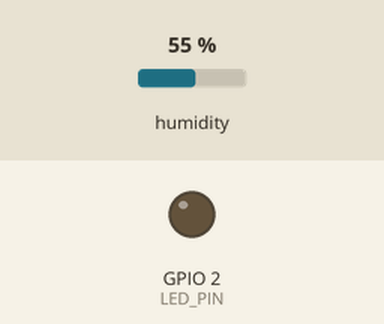
This sketch was run on a simulated ESP8266 (NodeMCU). On the bench: output pins drawn as LEDs (lit = HIGH). Inputs (shaded band) come from the test bench; at power-on: humidity 55 %. WiFi joins after 1.5 s; servers stay silent unless stated; uploads are accepted with an empty reply; what the sketch prints to the serial monitor is not drawn.

Above: at 0.1 s.
At 30.1 s:
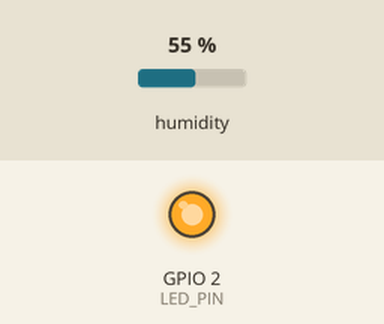
Timing chart, 0 to 31.6 s (numbered marks = the images above):
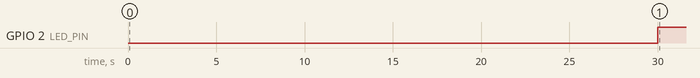

The sketch:

ESP8266-Program.ino
```cpp
/***************************************************
  Smart Dehumidifier Control System
  - Uses SHT31-D Humidity & Temperature Sensor
  - Controls dehumidifier via Shelly Smart Plug
  - Monitors humidity and activates/deactivates accordingly
****************************************************/

#include "Adafruit_SHT31.h"
#include <Arduino.h>
#include <ESP8266HTTPClient.h>
#include <ESP8266WiFi.h>
#include <Wire.h>
#include "credentials.h" // don't forget to copy the template as 'credentials.h' with your network info

Adafruit_SHT31 sht31 = Adafruit_SHT31();
WiFiClient client;

// Optional hardware pin
const int LED_PIN = 2;

// Timing variables
unsigned long lastHeaterRun = 0;
unsigned long lastRequestTime = 0;

// Config constants
const unsigned long MEASUREMENT_INTERVAL = 30000; // 30 seconds
const float HIGH_HUMIDITY_THRESHOLD = 50;         // relative humidity to turn on
const float LOW_HUMIDITY_THRESHOLD = 45;
const float CRITICAL_HUMIDITY_THRESHOLD = 95.0;    // % RH to turn on sensor heater
const unsigned long SENSOR_HEAT_INTERVAL = 300000; // 5 minutes
const unsigned long SENSOR_HEAT_DURATION = 2000;   // 2 seconds


void setup() {
  Serial.begin(9600);

  pinMode(LED_BUILTIN, OUTPUT);
  pinMode(LED_PIN, OUTPUT);

  digitalWrite(LED_BUILTIN, LOW);
  digitalWrite(LED_PIN, LOW);

  while (!Serial)
    delay(10); // pause until serial console opens

  Serial.println("Initializing Sensor");
  if (!sht31.begin(0x44)) {
    Serial.println("Couldn't find SHT31");
    while (1)
      delay(1);
  }

  Serial.println("Connecting to Network");
  WiFi.begin(STASSID, STAPSK);

  while (WiFi.status() != WL_CONNECTED) {
    delay(500);
    Serial.print(".");
  }

  Serial.println("");
  Serial.print("Connected! IP address: ");
  Serial.println(WiFi.localIP());
}

void loop() {
  float humidity = sht31.readHumidity();
  unsigned long now = millis();

  if (now - lastRequestTime > MEASUREMENT_INTERVAL && !isnan(humidity)) {
    Serial.println("Relative Humidity: " + String(humidity) + "%");
    if (humidity > HIGH_HUMIDITY_THRESHOLD) {
      digitalWrite(LED_PIN, HIGH);
      dehumidifierRun(true);
      lastRequestTime = now;
    } else if (humidity < LOW_HUMIDITY_THRESHOLD) {
      digitalWrite(LED_PIN, LOW);
      dehumidifierRun(false);
      lastRequestTime = now;
    }
  } else if (isnan(humidity)) {
    Serial.println("Failed to read humidity");
  }

  // Activate sensor heater in high humidity to avoid condensation
  if (!isnan(humidity) && humidity > CRITICAL_HUMIDITY_THRESHOLD &&
      (now - lastHeaterRun >= SENSOR_HEAT_INTERVAL)) {
    sht31.heater(true);
    delay(SENSOR_HEAT_DURATION);
    sht31.heater(false);
    delay(1000); // pause for heater to cool
    lastHeaterRun = now;
  }
}

void dehumidifierRun(bool state) {
  if (WiFi.status() == WL_CONNECTED) {
    String action = state ? "on" : "off";
    String url = String("http://") + RELAYIP + "/relay/0?turn=" + action;

    Serial.println("Sending request to turn relay " + action);

    HTTPClient http;
    http.begin(client, url);
    int httpCode = http.GET();

    if (httpCode > 0) {
      Serial.printf("HTTP GET code: %d\n", httpCode);
      Serial.println(http.getString());
    } else {
      Serial.printf("Request failed: %s\n",
                    http.errorToString(httpCode).c_str());
    }

    http.end();
  } else {
    Serial.println("WiFi not connected");
  }
}
```

credentials_TEMPLATE.h
```cpp
#ifndef CREDENTIALS_H
#define CREDENTIALS_H

// WiFi credentials
#define STASSID "your-wifi-name"
#define STAPSK "your-wifi-password"

// Smart Plug IP
#define RELAYIP "192.168.33.1"  // Replace with your Shelly plug IP (this is the default)

#endif
```

Measured:
- by itself, GPIO 2 (LED_PIN): LOW → HIGH at 30.0 s
